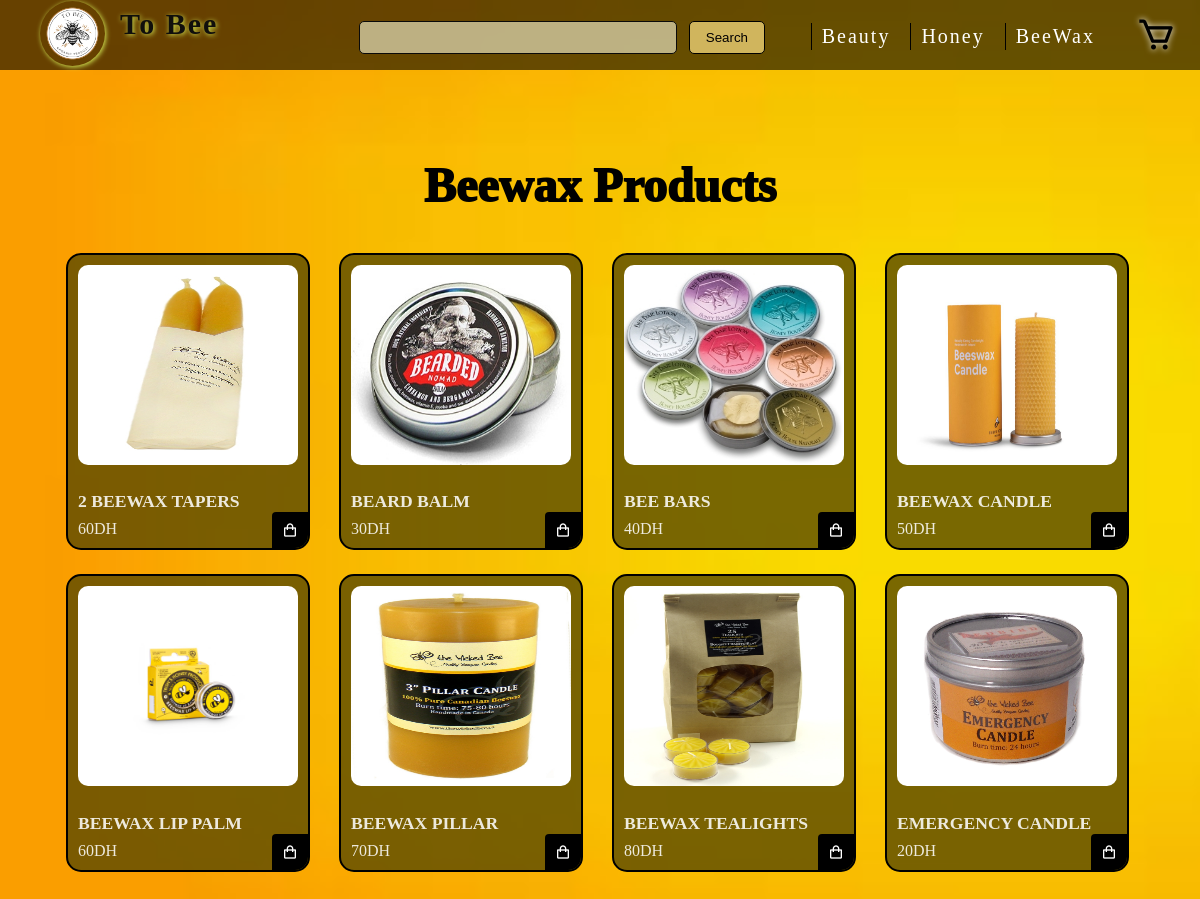
/beewax.php, run on the app's committed database.
### tables this page shows
CREATE TABLE `product` (
  `title` varchar(50) NOT NULL,
  `price` double NOT NULL,
  `quantity` int(11) NOT NULL,
  `image` varchar(100) NOT NULL,
  `categorie` varchar(20) NOT NULL,
  `id` int(11) NOT NULL
);

### beewax.php (the view, shortened to what this page needs)
<?php
include "db_conn.php";
?>
<!DOCTYPE html>
<html lang="en">
    <head>
        <link rel="stylesheet" href="tobee.css">
        <link href='https://unpkg.com/boxicons@2.1.4/css/boxicons.min.css' rel='stylesheet'>
</head>
<body>
    <header>
        <nav>
            <a href="To_Bee.php">
            <img src="image\beelogo.png" alt="beeLogo" class="logo">
            <P class="toBee">To Bee</P></a>
            <P class="user_name"><?php echo $_SESSION['name'] ?></P>
            <ul >
                <a href="beauty.php" class="nav_b">Beauty</a>
                <a href="honey.php" class="nav_b">Honey</a>
                <a href="beewax.php" class="nav_b">BeeWax</a>
            </ul>
            <div class="search-container">
                <form action="beewax.php" method="POST">
                    <input type="text" id="search" name="search">
                    <button class="search_button" onclick="search()" id="search-button">Search</button>
                </form>
            </div>
             <i class='bx bx-cart' onclick="show_cart()" id="car_icon"></i>
            </nav>
    </header>
    <section class="shop container">
        <h1 class="section-title">Beewax Products</h1>
        <div class="shop-content">
        <?php
$sql='select * from product where categorie="beewax"' ;
$result = $conn->query($sql);
while($enreg = mysqli_fetch_assoc($result)){
    echo (' <div class="product-box product24">
    <img src='.$enreg['image'].'alt="" class="product_img">
    <h2 class="product-title">'.$enreg['title'].'</h2>
    <span class="price">'.$enreg['price'].'DH</span>
    <i class="bx bx-shopping-bag add-cart" ></i>
</div>
');
}
?>
        </div>
    </section>
</body>
</html>

### tobee.css (style rules this page uses)
body { background-image: url("image/images (1).jpeg"); margin: 0%; background-size:cover ; }
header { z-index: 100f; }
nav { z-index: 1; position: relative; height: 70px; margin: 0%; width: 100%; background-color: #00000096; }
ul { position: absolute; font-size: 40px; display: flex; margin-right :20px; margin-left: 10%; top: 13px; right: 70px;; }
.logo { position: relative; top: 1px; left: 40px; width: 65px; border-radius: 50%; box-shadow:1px 1px 5px rgb(215, 238, 87); ; }
.toBee { padding: 2px 10px; text-decoration: none; position:absolute; color: rgb(16, 15, 12); text-shadow: 1px 1px 5px rgb(215, 238, 87); margin: 0 0; letter-spacing: 2px; top: 5px; left: 110px; font-size:30px ; font-weight: bolder; }
.user_name { padding: 2px 10px; text-decoration: none; position:absolute; color: rgb(219, 172, 32); text-shadow: 1px 1px 5px rgb(215, 238, 87); margin: 0 0; letter-spacing: 2px; top: 35px; left: 110px; font-size:20px ; font-weight: bolder; }
.nav_b { color: #ffffff; border-left: #000000 solid 1px; }
.nav_b:link { padding: 2px 10px; text-align: center; text-decoration: none; position:relative; top: -35px; margin: 5px ; letter-spacing: 2px; font-size:20px ; }
.search-container { top:5px; right: 435px;; display: flex; align-items: center; margin-top: 1rem; position:absolute; }
#search { padding: 0.5rem; border: 1px solid #0a0a0a; border-radius: 5px; width: 300px; background-color: #dad3adc0; }
#search-button { background-color: rgb(208, 181, 93); color: #030000; border: 1px solid black; border-radius: 5px; padding: 0.5rem 1rem; margin-left: 0.5rem; cursor: pointer; }
#car_icon { font-size: 40px; text-shadow: 0px 0px 6px #ffffff; right: 2%; top: 15px; position: absolute; cursor: pointer; }
.container { max-width: 1068px; margin: auto; width: 100%; }
section { padding:1rem 0 3rem ; }
.section-title { font-size:3rem; font-weight: 1000; text-align: center; }
.shop { margin-top: 2rem; }
.shop-content { display: grid; grid-template-columns: repeat(auto-fit,minmax(230px,auto)); gap: 1.5rem; }
.product-box { padding: 10px; position: relative; color: #ffffffdd; width: 220px; border: #000000 solid 2px; border-radius: 15px; overflow: auto; background-color:rgba(83, 70, 2, 0.764) }
.product_img { border-radius: 10px; width: 100%; height: 200px; margin-bottom: 0.5rem; }
.product-title { font-size: 1.1rem; font-weight: 600; text-transform: uppercase; margin-bottom: 0.5rem; }
.price { font-weight: 500; }
.add-cart { position: absolute; bottom: 0; right: 0; background-color: #000000; color: #ffffff; border-radius: 4px 0 0 0; padding: 10px; cursor: pointer; }

### data on the page
product: shows a picture, title "2 BEEWAX TAPERS", price "60"
product: shows a picture, title "BEARD BALM", price "30"
product: shows a picture, title "BEE BARS", price "40"
product: shows a picture, title "BEEWAX CANDLE", price "50"
product: shows a picture, title "BEEWAX LIP PALM", price "60"
product: shows a picture, title "BEEWAX PILLAR", price "70"
product: shows a picture, title "BEEWAX TEALIGHTS", price "80"
product: shows a picture, title "EMERGENCY CANDLE", price "20"
